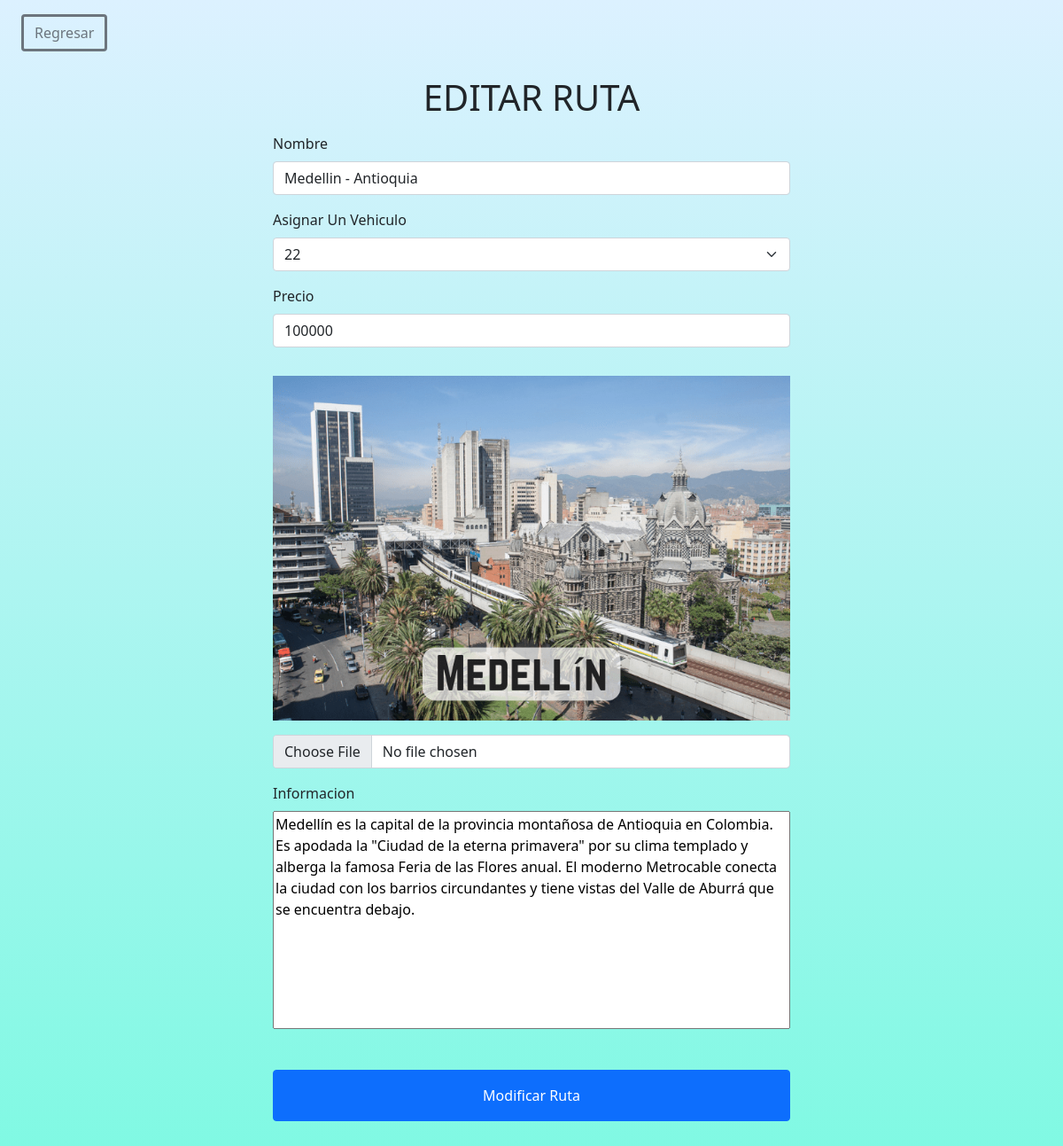
Screenshot of /Consultas/EditarRuta.php?accion=5 (signed in) with the database file from the repository.
### tables this page shows
CREATE TABLE IF NOT EXISTS `rutas` (
  `Id_Rutas` int(11) NOT NULL AUTO_INCREMENT,
  `Placa` varchar(45) DEFAULT NULL,
  `Nombre` varchar(50) DEFAULT NULL,
  `Precio` int(11) DEFAULT NULL,
  `Imagen` varchar(50) DEFAULT NULL,
  `Informacion` text DEFAULT NULL,
  PRIMARY KEY (`Id_Rutas`),
  KEY `Placa` (`Placa`),
  KEY `Nombre` (`Nombre`),
  CONSTRAINT `FK_rutas_busetas` FOREIGN KEY (`Placa`) REFERENCES `busetas` (`Placa`) ON UPDATE CASCADE
);

### Consultas/SelectConductores.php (called while the page is built)
<?php
require_once'../Conexiones/conexion.php';
$sql="SELECT e.Nombre, e.Id_Empleados, e.Cargo, b.Placa,b.IdConductor FROM EMPLEADOS AS e  LEFT JOIN BUSETAS AS b ON e.Id_Empleados = b.IdConductor WHERE e.Cargo = 'Conductor' AND b.IdConductor IS NULL";
$stmt = $pdo ->prepare($sql);
$stmt ->setFetchMode(PDO::FETCH_ASSOC);
$stmt->execute();
$Conductores = $stmt->fetchAll();
?>

### Consultas/EditarRuta.php (the view, shortened to what this page needs)
<?php
require_once'../Conexiones/conexion.php';
?>
<?php
$ruta=$_GET["accion"];
$sql = "SELECT Id_Rutas, Placa, Nombre, Precio, Imagen, Informacion FROM rutas WHERE Id_Rutas = '$ruta' ";
$stmt = $pdo->prepare($sql);
$stmt->setFetchMode(PDO::FETCH_ASSOC);
$stmt->execute();
$registros=$stmt->fetchAll();
require_once'./SelectConductores.php';
?>
<!DOCTYPE html>
<html lang="en">
<head>
    <link href="https://cdn.jsdelivr.net/npm/bootstrap@5.0.0-beta3/dist/css/bootstrap.min.css" rel="stylesheet">
    <link rel="stylesheet" href="https://use.fontawesome.com/releases/v5.15.3/css/all.css">
    <link rel="stylesheet" type="text/css" href="../CSS/estilos.css">
</head>
<body>
<div class="editado">
        <?php foreach ($registros as  $registro): ?>
   <!--  <td> <?php  $registro[ 'Precio']  ?></td>
    <td> <?php  $registro[ 'Nombre']  ?></td>
    <td> <?php  $registro[ 'Info']  ?></td>
    <td> <?php  $registro[ 'Imagen']  ?></td>
        -->
    <?php endforeach; ?>
    <?php
    require_once'./SelectConductores.php';
    ?>
<a href="../Acceso.php" class="btn btn-outline-secondary border-3 mt-3 mx-4"> Regresar </a>
<div class="d-flex justify-content-center col-19 " >
    <form class="p-2 m-1 w-50 " action="ModificarRuta.php" method="POST">
        <h1 class="m-3 text-center text-uppercase" >Editar ruta</h1>
        <div class="mb-3">
            <label for="Nombre" class="form-label">Nombre </label>
            <input type="text"  name="Nombre" class="form-control" id="Nombre" required="true" value="<?php echo $registro['Nombre']  ?>">
        </div>
       <div class="mb-3">
        <label for="buseta" class="form-label">Asignar Un Vehiculo</label>
        <select name="buseta" class="form-select">
        <?php
            if($registro['Placa'] == null){
              foreach($Conductores as $conductor):
    		echo '<option value="4"	>  '.$conductor['Nombre'].' </option>';
		endforeach;
        ?>
            </select>
        </div>
        <?php
            }
        ?>
        <div class="mb-3" >
            <label for="Precio" class="form-label">Precio</label>
            <input type="text" name="Precio" class="form-control" id="exampleInputEmail1" aria-describedby="emailHelp" required="true" value="<?php echo $registro[ 'Precio']  ?>" >
        </div>
        <div class="mb-3">
            <img src="../Imagenes/<?php echo $registro['Imagen']?>" width="100%" class="my-3 img-responsive">
            <input class="form-control" type="file" id="formFile">
        </div>
        <div class="mb-3">
            <label for="Informacion" class="form-label">Informacion</label>
            <textarea style="min-width: 100%" rows="10" name="Informacion"><?php echo $registro[ 'Informacion']  ?></textarea>
        </div>
        <button type="submit" class="btn btn-primary w-100 my-4 p-3" name="ModificarRuta">Modificar Ruta</button>
    </form>
</div>
</div>
</body>
</html>

### CSS/estilos.css (style rules this page uses)
textarea { resize: none; }
.editado { background-color: #dcf1ff; background-image: linear-gradient(180deg, #dcf1ff 0%, #80f9e3 100%); }

### rows the page displays
rutas: Nombre "Medellin - Antioquia", Precio "100000", Imagen (picture), Informacion "Medellín es la capital de la provincia montañosa de Antioquia en Colombia. Es apodada la \"Ciudad de la eterna primavera\" por su clima templado y alberga la famosa Feria de las Flores anual. El moderno Metrocable conecta la ciudad con los barrios circundantes y tiene vistas del Valle de Aburrá que se encuentra debajo."

### other values shown
form field buseta "22"
